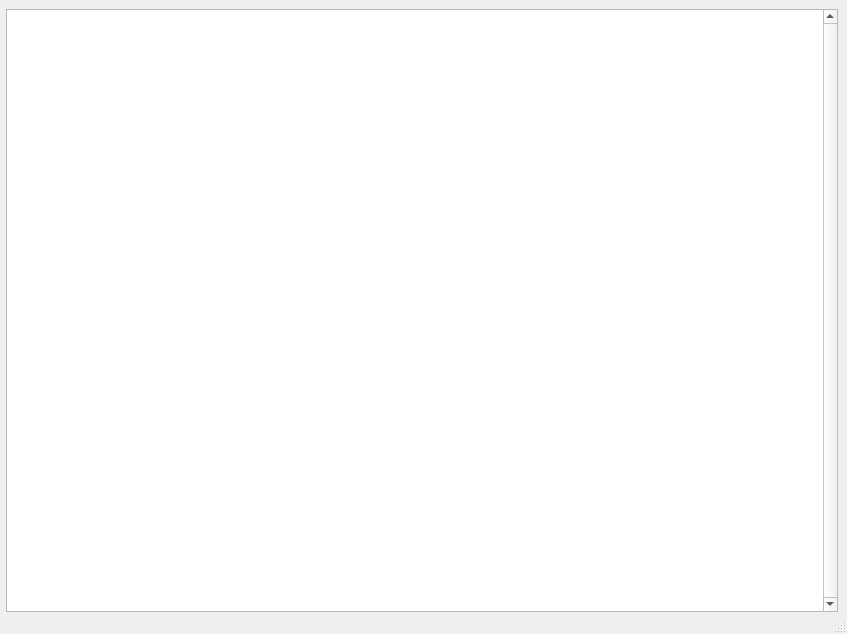
<?xml version="1.0" encoding="UTF-8"?>
<ui version="4.0">
 <class>MainWindow</class>
 <widget class="QMainWindow" name="MainWindow">
  <property name="geometry">
   <rect>
    <x>0</x>
    <y>0</y>
    <width>847</width>
    <height>634</height>
   </rect>
  </property>
  <property name="windowTitle">
   <string>EGSE Log</string>
  </property>
  <widget class="QWidget" name="centralwidget">
   <layout class="QHBoxLayout" name="horizontalLayout">
    <property name="leftMargin">
     <number>6</number>
    </property>
    <property name="bottomMargin">
     <number>0</number>
    </property>
    <item>
     <widget class="QTextBrowser" name="textBrowser">
      <property name="verticalScrollBarPolicy">
       <enum>Qt::ScrollBarAlwaysOn</enum>
      </property>
     </widget>
    </item>
   </layout>
  </widget>
  <widget class="QStatusBar" name="statusbar"/>
 </widget>
 <resources/>
 <connections/>
</ui>
